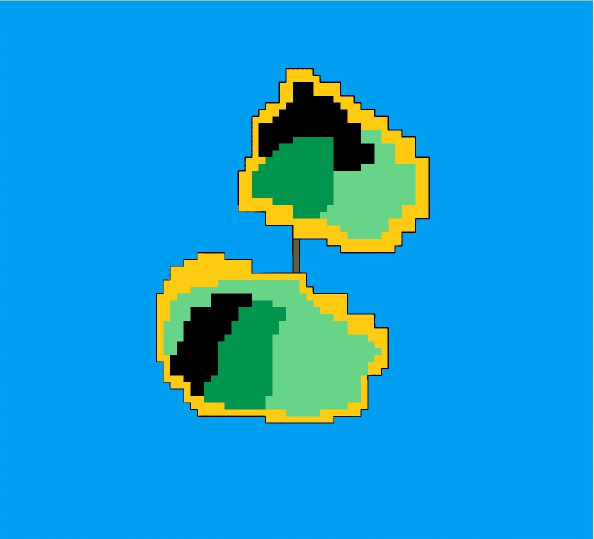
#> input picture assets/Map.jpg, 1188 x 1077 px (shown at 1/2 size)
$ python maptomapfile.py
#> lines starting #> are read from the running program, lines starting #| are printed output that depends on the picture
import PIL
from PIL import Image
import numpy as np

im = Image.open("../assets/Map.jpg")
#> im is the input picture: PIL image 1188x1077 RGB; mean R, G, B 19.2, 157.7, 209.7
im = np.asarray(im)

M = 16
N = 16

colormap = {
    "BLUE": (0, 0, 255),
    "BLACK": (0, 0, 0),
    "YELLOW": (255, 255, 0),
    "BROWN": (165, 42, 42),
    "LIGHTGREEN": (144, 238, 144),
    "GREEN": (0, 128, 0),
}

tilefilemap = {
    "BLUE": "o",
    "BLACK": "x",
    "YELLOW": ".",
    "BROWN": "=",
    "LIGHTGREEN": "#",
    "GREEN": "+",
}

tiles = [im[x:x+M,y:y+N] for x in range(0,im.shape[0],M) for y in range(0,im.shape[1],N)]
#> tiles = 5100 items

fl = ""

for i, tile in enumerate(tiles):
    tile = Image.fromarray(tile)

    # Check if width and height are correct
    if tile.size[0] != M or tile.size[1] != N:
        print("Tile {} has wrong size, newline printed".format(i))
        fl += "\n"
        continue

    # Get Color in the middle of the tile
    color = tile.getpixel((M//2, N//2))
    color = tuple(color)

    # Get the nearest color from the colormap
    nearest_color = min(colormap, key=lambda x: sum((colormap[x][i]-color[i])**2 for i in range(3)))

    # Get the tilefilemap value
    tilefilemap_value = tilefilemap[nearest_color]

    fl += tilefilemap_value
#> this loop made 5100 passes
#> fl on passes 1 to 3: 'o', 'oo', 'ooo'
#| Tile 74 has wrong size, newline printed
#| Tile 149 has wrong size, newline printed
#| Tile 224 has wrong size, newline printed
#| Tile 299 has wrong size, newline printed
#| Tile 374 has wrong size, newline printed
#| Tile 449 has wrong size, newline printed
#| Tile 524 has wrong size, newline printed
#| Tile 599 has wrong size, newline printed
#> (further printed lines are left out)
#> pass 1, `tile = Image.fromarray(tile)`:
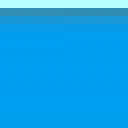
#> tile: PIL image 16x16 RGB (shown 8 times larger); mean R, G, B 16.8, 162.6, 235.1

with open("../assets/overworld.wof", "w") as f:
    f.write(fl)
